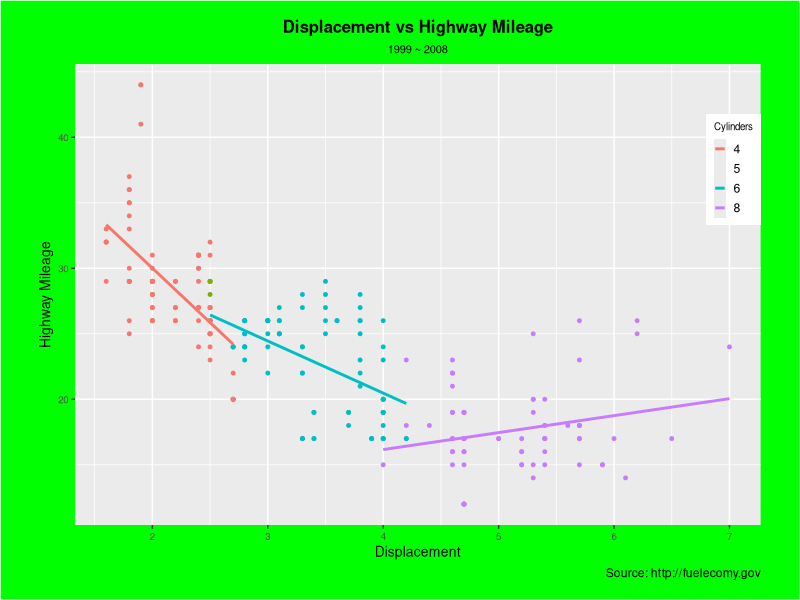
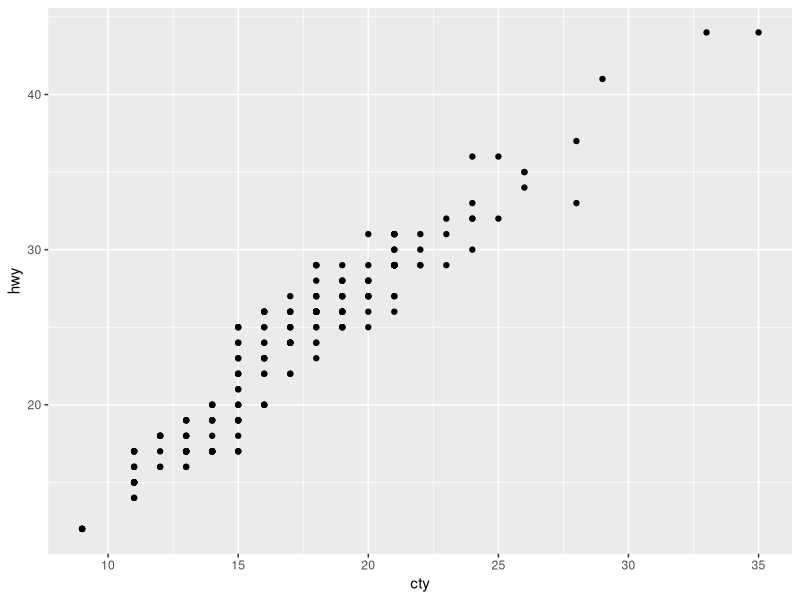
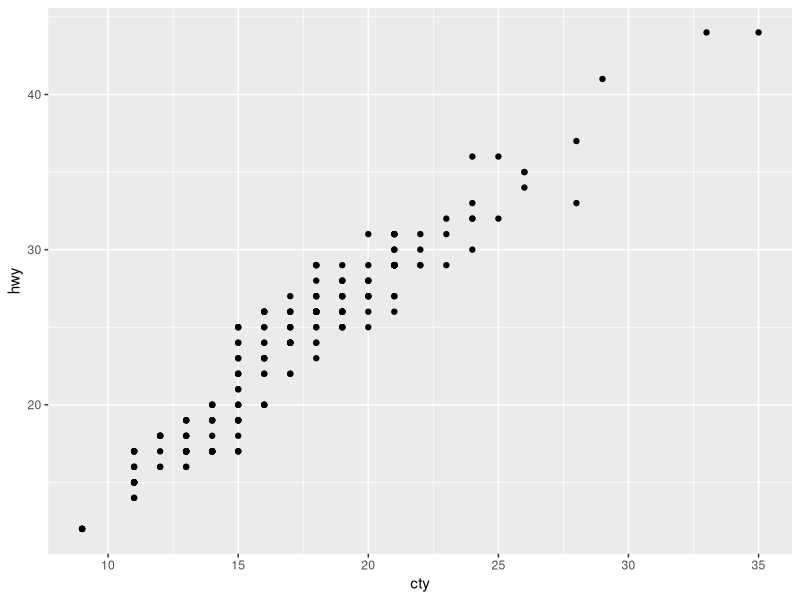
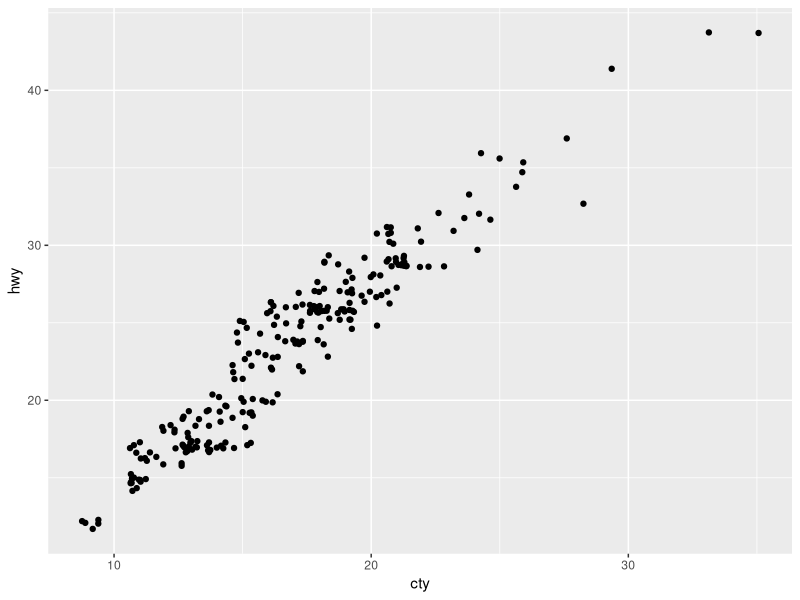
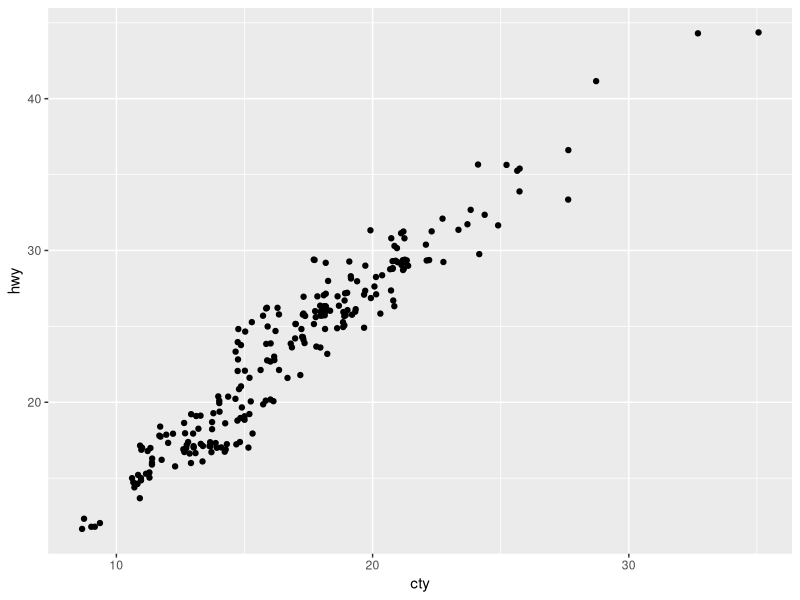
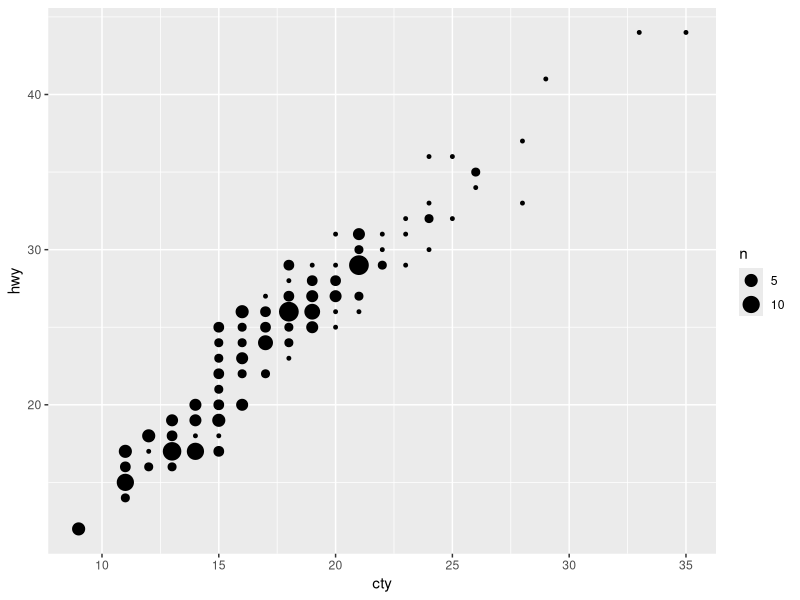
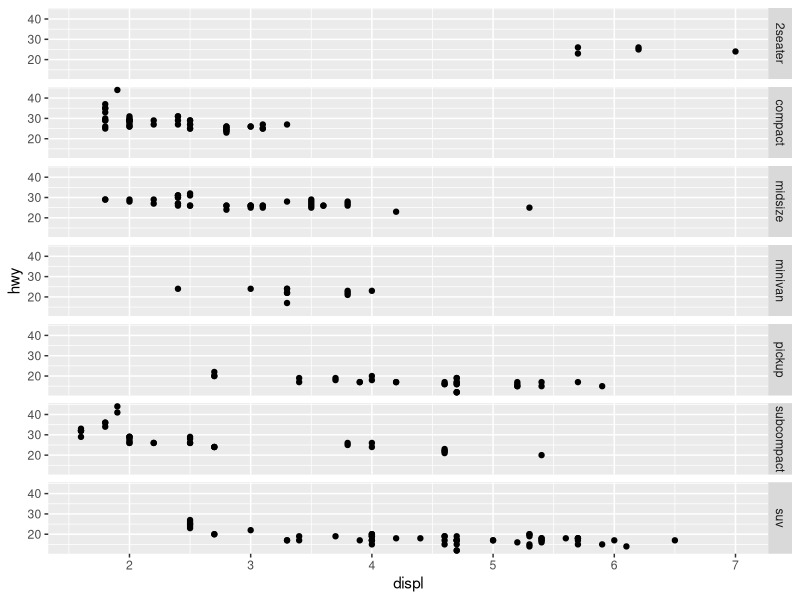
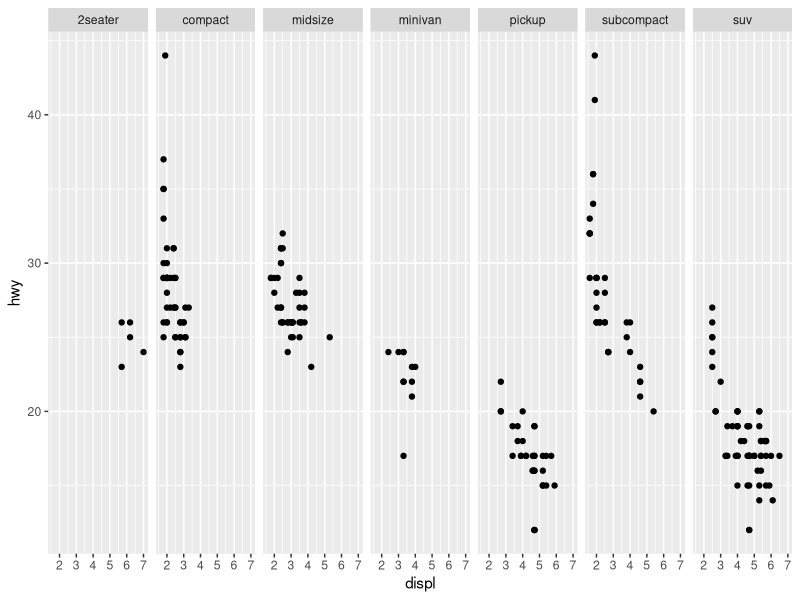

Here is the R script that generated these plots, in order: (Note: this script raises an error after producing the figures.)
## ---- chunk 1
library(tidyverse) # dplyr, ggplot, etc
library(kableExtra) # build common complex tables and manipulate table styles
library(gridExtra) # multiple ggplots in a single grid
library(reshape2) # melt a dataframe by setting the id to the date field to plot multiple time series 
knitr::opts_chunk$set(echo = TRUE, warning = FALSE, message = FALSE)
knitr::opts_chunk$set(fig.height = 4.5, fig.width = 6.5, dpi = 100, fig.align = "center")
# displaying figures
options(width = 100)
## ---- chunk 2
data("mpg")
#str(mpg)
#summary(mpg)
## ---- chunk 3
kable(mpg[1:5, ]) %>% kable_styling(full_width = F)
## ---- chunk 4
ggplot(data = mpg, mapping = aes(x = displ, y = hwy)) +
  geom_point(aes(color = as.factor(cyl)), size = 1, show.legend = FALSE) + 
# colors to the third variable cyl
  geom_smooth(aes(color = as.factor(cyl)), method = "lm", se = FALSE) + 
# method default = poly, lm = linear model, linear models according to cyl
  labs(x = "Displacement",
       y = "Highway Mileage",
       color = "Cylinders",
       title = "Displacement vs Highway Mileage",
       subtitle = "1999 ~ 2008",
       caption = "Source: http://fuelecomy.gov") +
  theme(plot.title = element_text(size = 12, face = "bold", hjust = 0.5),
        plot.subtitle = element_text(size = 8, hjust = 0.5),
        axis.text.x = element_text(size = 7),
        axis.text.y = element_text(size = 7),
        axis.title.x = element_text(size = 10),
        axis.title.y = element_text(size = 10),
        legend.justification = c(1,0), 
        legend.position = c(1,0.65), # none, top, right, bottom, left, c(a,b)
        legend.title = element_text(size = 7),
        legend.key.height = unit(0.5, "cm"),
        legend.key.width = unit(0.3, "cm"),
        plot.background = element_rect("green"), 
        plot.margin = unit(c(0.5,1,0.5,1), "cm")) + 
# c(0.5,1,0.5,1) top, right, bottom, left
  scale_color_discrete(name = "Cylinders") # same as color in labs
# see barplots for x-axis labels
## ---- chunk 5
g1 <- ggplot(data = mpg, mapping = aes(x = cty, y = hwy))
g1 + geom_point() # Points are overlapped
g1 + geom_jitter(width = 0, height = 0) # same as geom_point
g1 + geom_jitter() # show all points
g1 + geom_point(position = "jitter") # similar to geom_jitter
g1 + geom_count() # increase the size of the points when they are overlapped
## ---- chunk 6
g2 <- ggplot(data = mpg, aes(displ, hwy)) + geom_point()
g2 + facet_grid(class ~ .) # class in rows
g2 + facet_grid( ~ class) # class in columns
g2 + facet_grid(drv ~ class) # compare the vars drv and class over the same x, y coordinates
g2 + facet_wrap( ~ class, nrow = 4) 
g2 + facet_wrap( ~ class, ncol = 4, scales = "free")
g2 + facet_wrap(drv ~ class, nrow = 3)
## ---- chunk 7
drv_df <- data.frame(table(mpg$drv))
colnames(drv_df) <- c("type_drv", "count")
ggplot(drv_df, aes(x = "", y = count, fill = type_drv)) +
  geom_bar(width = 1, size = 1, stat = "identity", color = "white") +
  coord_polar(theta = "y", start = 0) +
  geom_text(aes(x = 1, label = paste(round(count / sum(count) * 100, 1), "%")), 
            position = position_stack(vjust = 0.5), size = 3) +
  #scale_fill_manual(values = c("blue", "red", "yellow")) +
  theme_void()  # remove background, grid, numeric labels

round(table(mpg$drv)/length(mpg$drv) * 100, 1)
pie(table(mpg$drv), col = c("salmon", "green", "sky blue"), radius = 1,
    main = "Pie Chart of Drive Type",
    labels = c("4WD_44.0%", "FWD_45.3%", "RWD_10.7%"))
## ---- chunk 8
g3 <- ggplot(data = mpg)
plot1 <- g3 + geom_histogram(mapping = aes(displ), binwidth = 1, col = "black", fill = "blue")
print(plot1)
count <- count(mpg, cut_width(displ, 1)) # count each bar
count <- rename(count, cut_width = "cut_width(displ, 1)", frequency = n)
kable(count) %>% kable_styling(full_width = F) # displaying the table count
g3 + geom_histogram(mapping = aes(displ, fill = class), binwidth = 1) # stacking histograms
g3 + geom_freqpoly(mapping = aes(displ, color = class), binwidth = 1) # rather than the above, compare frequency polygons
## ---- chunk 9
g3 + geom_boxplot(mapping = aes(hwy))
g5 <- ggplot(data = mpg, mapping = aes(x = hwy, y = class))
ggplot(data = mpg) + 
  geom_boxplot(mapping = aes(x = reorder(class, hwy, na.rm = TRUE), 
                             y= hwy, fill = class)) + # reorder the boxes by means
  coord_flip() + 
  theme(legend.position = "none")
g5 + geom_violin() + geom_jitter()
## ---- chunk 10
g4 <- ggplot(data = mpg, aes(x = class))
plot2 <- g4 + geom_bar(aes(fill = class)) + 
  theme(axis.text.x = element_text(angle = 90, vjust = 0.5), # x-axis labels
        legend.position = "none")
print(plot2)
g4 + geom_bar(aes(fill = fl)) # stacked barplots
g4 + geom_bar(aes(fill = fl), position = "dodge") # place overlapping objects directly beside one another
## ---- chunk 11
grid.arrange(plot1, plot2, ncol = 2)
## ---- chunk 12
data("economics")
ggplot(economics) + geom_line(aes(x = date, y = pce, color = "pce")) +
  geom_line(aes(x = date, y = unemploy, color = "unemploy")) +
  scale_color_discrete(name = "Legend") # time series for the variables pce and unemploy

df1 <- melt(economics[ , c("date", "pce", "unemploy")], id = "date")
ggplot(df) + geom_line(aes(x = date, y = value, color = variable)) +
  scale_color_discrete(name = "Legend") # time series for the variables pce and unemploy

df2 <- melt(economics[ , c("date", "pce", "unemploy", "psavert")], id = "date")
ggplot(dff) + geom_line(aes(x = date, y = value, color = variable)) +
  facet_wrap(~ variable, scales = "free") +
  theme(legend.position = "none") # facet for time series about multi-variables
